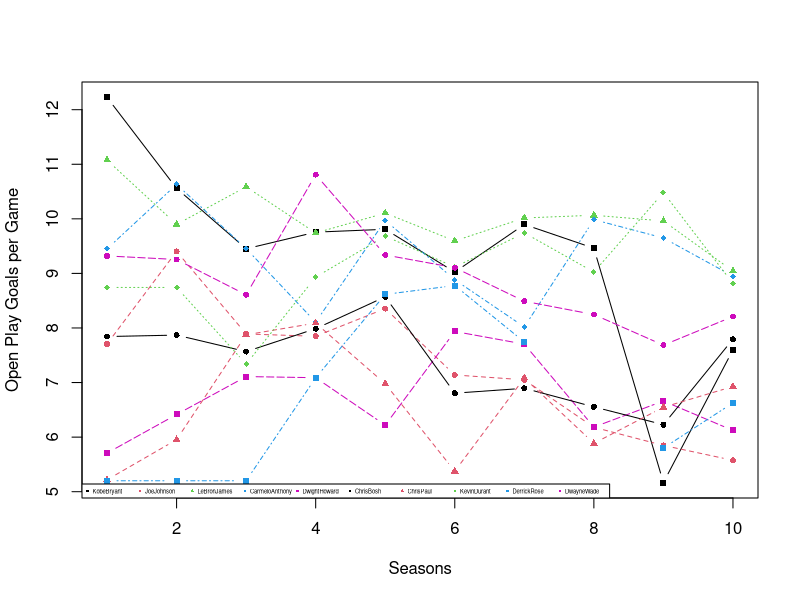
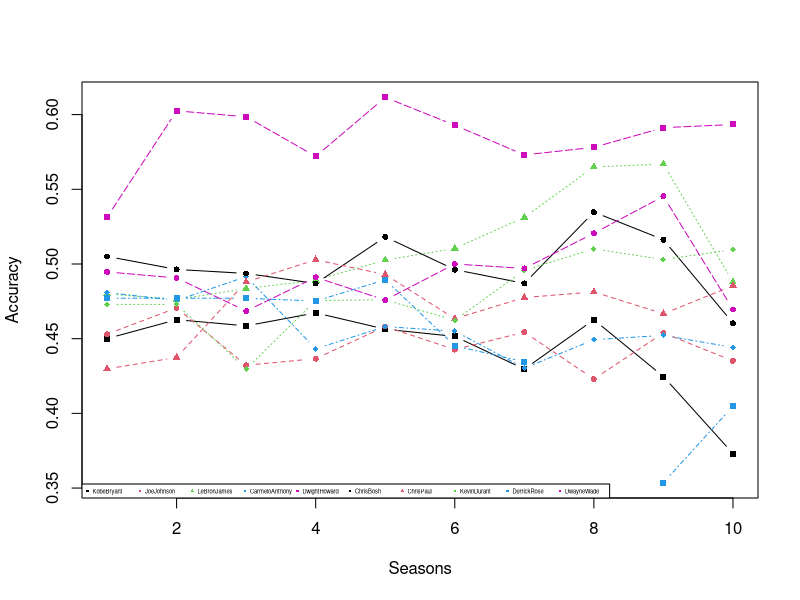
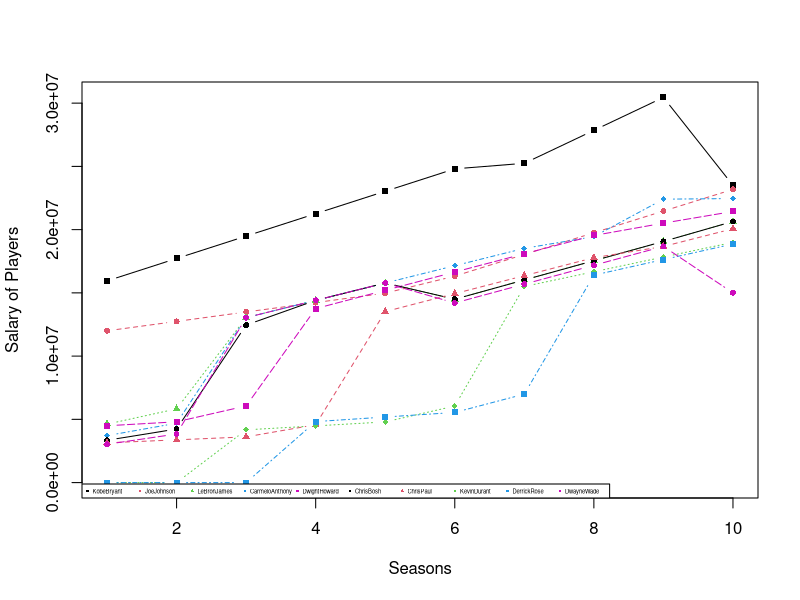
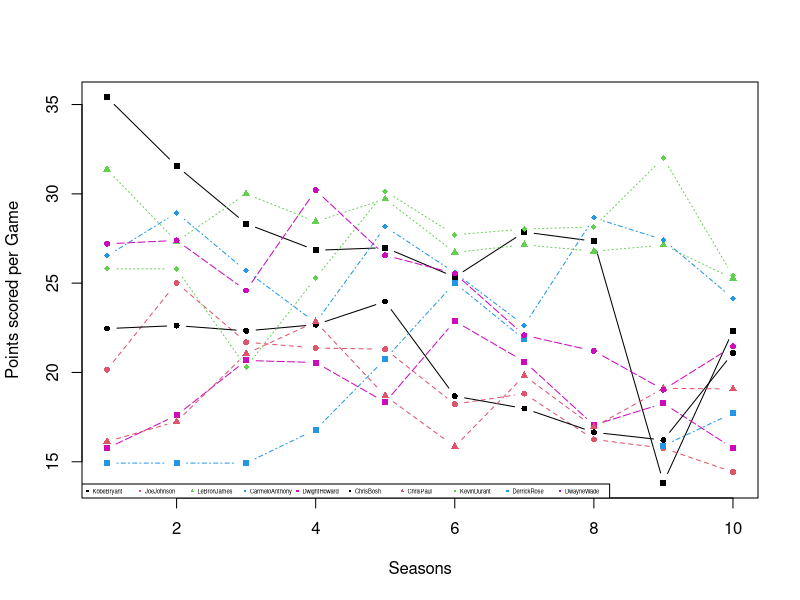
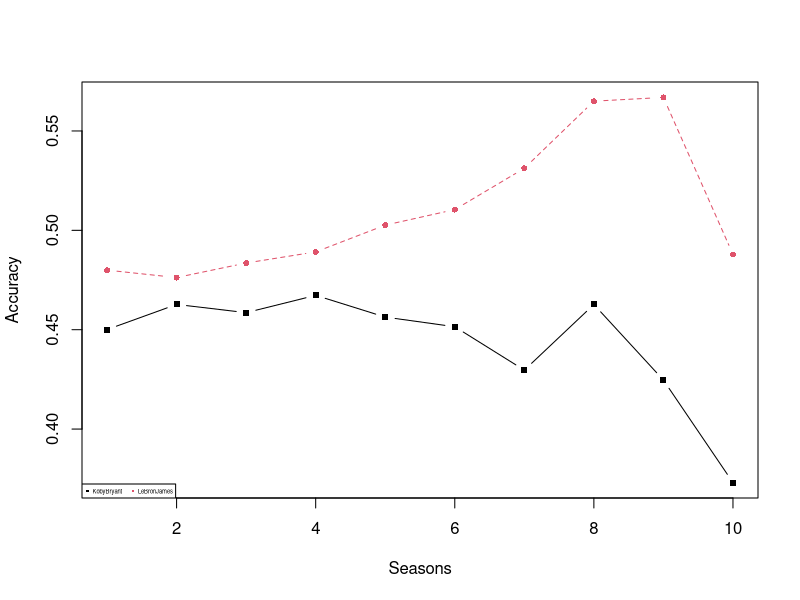
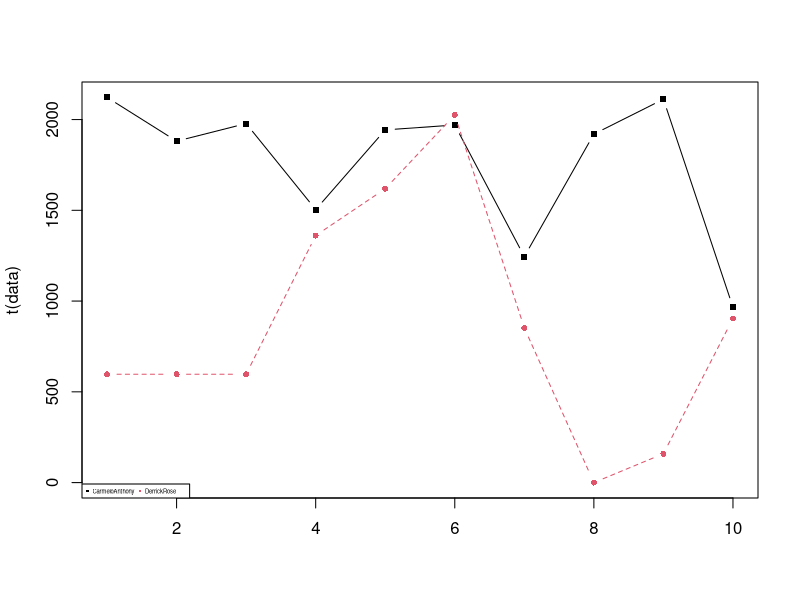
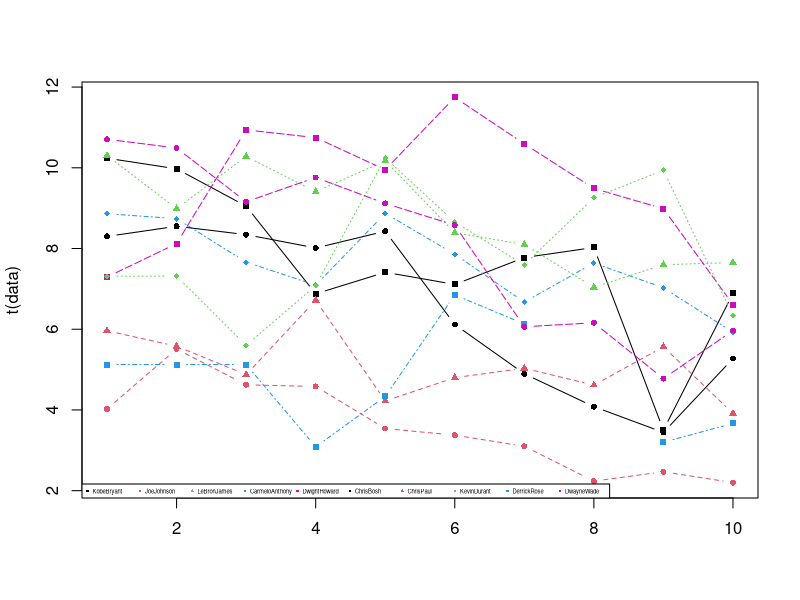
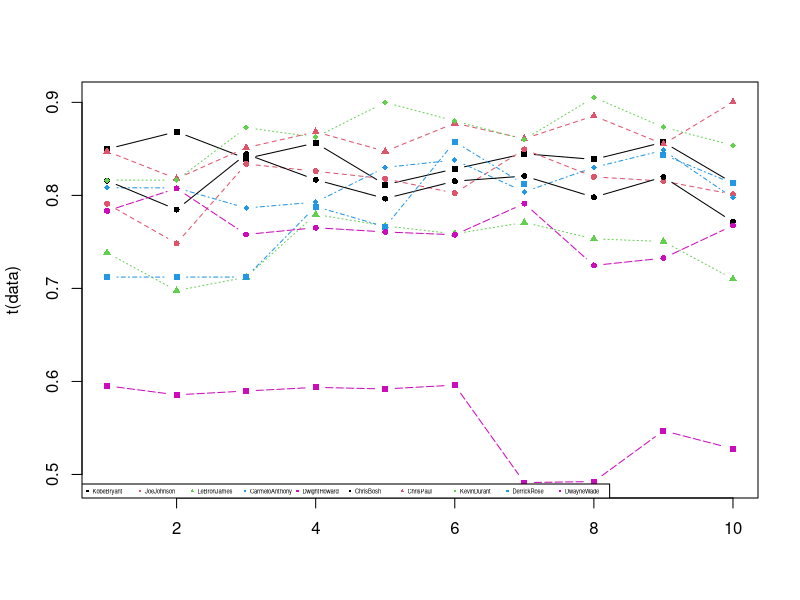

Generate these figures, in order, with R:
## ---- chunk 1
knitr::opts_chunk$set(echo = TRUE)
## ---- chunk 2
getwd()
setwd("/Users/abhinav/Downloads/essentials/projects/R prog/NBA records")
getwd()
## ---- chunk 3
#Seasons
Seasons <- c("2005","2006","2007","2008","2009","2010","2011","2012","2013","2014")

#Players
Players <- c("KobeBryant","JoeJohnson","LeBronJames","CarmeloAnthony","DwightHoward","ChrisBosh","ChrisPaul","KevinDurant","DerrickRose","DwayneWade")

#Salaries
KobeBryant_Salary <- c(15946875,17718750,19490625,21262500,23034375,24806250,25244493,27849149,30453805,23500000)
JoeJohnson_Salary <- c(12000000,12744189,13488377,14232567,14976754,16324500,18038573,19752645,21466718,23180790)
LeBronJames_Salary <- c(4621800,5828090,13041250,14410581,15779912,14500000,16022500,17545000,19067500,20644400)
CarmeloAnthony_Salary <- c(3713640,4694041,13041250,14410581,15779912,17149243,18518574,19450000,22407474,22458000)
DwightHoward_Salary <- c(4493160,4806720,6061274,13758000,15202590,16647180,18091770,19536360,20513178,21436271)
ChrisBosh_Salary <- c(3348000,4235220,12455000,14410581,15779912,14500000,16022500,17545000,19067500,20644400)
ChrisPaul_Salary <- c(3144240,3380160,3615960,4574189,13520500,14940153,16359805,17779458,18668431,20068563)
KevinDurant_Salary <- c(0,0,4171200,4484040,4796880,6053663,15506632,16669630,17832627,18995624)
DerrickRose_Salary <- c(0,0,0,4822800,5184480,5546160,6993708,16402500,17632688,18862875)
DwayneWade_Salary <- c(3031920,3841443,13041250,14410581,15779912,14200000,15691000,17182000,18673000,15000000)
#Matrix
Salary <- rbind(KobeBryant_Salary, JoeJohnson_Salary, LeBronJames_Salary, CarmeloAnthony_Salary, DwightHoward_Salary, ChrisBosh_Salary, ChrisPaul_Salary, KevinDurant_Salary, DerrickRose_Salary, DwayneWade_Salary)
rm(KobeBryant_Salary, JoeJohnson_Salary, CarmeloAnthony_Salary, DwightHoward_Salary, ChrisBosh_Salary, LeBronJames_Salary, ChrisPaul_Salary, DerrickRose_Salary, DwayneWade_Salary, KevinDurant_Salary)
colnames(Salary) <- Seasons
rownames(Salary) <- Players

#Games 
KobeBryant_G <- c(80,77,82,82,73,82,58,78,6,35)
JoeJohnson_G <- c(82,57,82,79,76,72,60,72,79,80)
LeBronJames_G <- c(79,78,75,81,76,79,62,76,77,69)
CarmeloAnthony_G <- c(80,65,77,66,69,77,55,67,77,40)
DwightHoward_G <- c(82,82,82,79,82,78,54,76,71,41)
ChrisBosh_G <- c(70,69,67,77,70,77,57,74,79,44)
ChrisPaul_G <- c(78,64,80,78,45,80,60,70,62,82)
KevinDurant_G <- c(35,35,80,74,82,78,66,81,81,27)
DerrickRose_G <- c(40,40,40,81,78,81,39,0,10,51)
DwayneWade_G <- c(75,51,51,79,77,76,49,69,54,62)
#Matrix
Games <- rbind(KobeBryant_G, JoeJohnson_G, LeBronJames_G, CarmeloAnthony_G, DwightHoward_G, ChrisBosh_G, ChrisPaul_G, KevinDurant_G, DerrickRose_G, DwayneWade_G)
rm(KobeBryant_G, JoeJohnson_G, CarmeloAnthony_G, DwightHoward_G, ChrisBosh_G, LeBronJames_G, ChrisPaul_G, DerrickRose_G, DwayneWade_G, KevinDurant_G)
colnames(Games) <- Seasons
rownames(Games) <- Players

#Minutes Played
KobeBryant_MP <- c(3277,3140,3192,2960,2835,2779,2232,3013,177,1207)
JoeJohnson_MP <- c(3340,2359,3343,3124,2886,2554,2127,2642,2575,2791)
LeBronJames_MP <- c(3361,3190,3027,3054,2966,3063,2326,2877,2902,2493)
CarmeloAnthony_MP <- c(2941,2486,2806,2277,2634,2751,1876,2482,2982,1428)
DwightHoward_MP <- c(3021,3023,3088,2821,2843,2935,2070,2722,2396,1223)
ChrisBosh_MP <- c(2751,2658,2425,2928,2526,2795,2007,2454,2531,1556)
ChrisPaul_MP <- c(2808,2353,3006,3002,1712,2880,2181,2335,2171,2857)
KevinDurant_MP <- c(1255,1255,2768,2885,3239,3038,2546,3119,3122,913)
DerrickRose_MP <- c(1168,1168,1168,3000,2871,3026,1375,0,311,1530)
DwayneWade_MP <- c(2892,1931,1954,3048,2792,2823,1625,2391,1775,1971)
#Matrix
MinutesPlayed <- rbind(KobeBryant_MP, JoeJohnson_MP, LeBronJames_MP, CarmeloAnthony_MP, DwightHoward_MP, ChrisBosh_MP, ChrisPaul_MP, KevinDurant_MP, DerrickRose_MP, DwayneWade_MP)
rm(KobeBryant_MP, JoeJohnson_MP, CarmeloAnthony_MP, DwightHoward_MP, ChrisBosh_MP, LeBronJames_MP, ChrisPaul_MP, DerrickRose_MP, DwayneWade_MP, KevinDurant_MP)
colnames(MinutesPlayed) <- Seasons
rownames(MinutesPlayed) <- Players

#Field Goals
KobeBryant_FG <- c(978,813,775,800,716,740,574,738,31,266)
JoeJohnson_FG <- c(632,536,647,620,635,514,423,445,462,446)
LeBronJames_FG <- c(875,772,794,789,768,758,621,765,767,624)
CarmeloAnthony_FG <- c(756,691,728,535,688,684,441,669,743,358)
DwightHoward_FG <- c(468,526,583,560,510,619,416,470,473,251)
ChrisBosh_FG <- c(549,543,507,615,600,524,393,485,492,343)
ChrisPaul_FG <- c(407,381,630,631,314,430,425,412,406,568)
KevinDurant_FG <- c(306,306,587,661,794,711,643,731,849,238)
DerrickRose_FG <- c(208,208,208,574,672,711,302,0,58,338)
DwayneWade_FG <- c(699,472,439,854,719,692,416,569,415,509)
#Matrix
FieldGoals <- rbind(KobeBryant_FG, JoeJohnson_FG, LeBronJames_FG, CarmeloAnthony_FG, DwightHoward_FG, ChrisBosh_FG, ChrisPaul_FG, KevinDurant_FG, DerrickRose_FG, DwayneWade_FG)
rm(KobeBryant_FG, JoeJohnson_FG, LeBronJames_FG, CarmeloAnthony_FG, DwightHoward_FG, ChrisBosh_FG, ChrisPaul_FG, KevinDurant_FG, DerrickRose_FG, DwayneWade_FG)
colnames(FieldGoals) <- Seasons
rownames(FieldGoals) <- Players

#Field Goal Attempts
KobeBryant_FGA <- c(2173,1757,1690,1712,1569,1639,1336,1595,73,713)
JoeJohnson_FGA <- c(1395,1139,1497,1420,1386,1161,931,1052,1018,1025)
LeBronJames_FGA <- c(1823,1621,1642,1613,1528,1485,1169,1354,1353,1279)
CarmeloAnthony_FGA <- c(1572,1453,1481,1207,1502,1503,1025,1489,1643,806)
DwightHoward_FGA <- c(881,873,974,979,834,1044,726,813,800,423)
ChrisBosh_FGA <- c(1087,1094,1027,1263,1158,1056,807,907,953,745)
ChrisPaul_FGA <- c(947,871,1291,1255,637,928,890,856,870,1170)
KevinDurant_FGA <- c(647,647,1366,1390,1668,1538,1297,1433,1688,467)
DerrickRose_FGA <- c(436,436,436,1208,1373,1597,695,0,164,835)
DwayneWade_FGA <- c(1413,962,937,1739,1511,1384,837,1093,761,1084)
#Matrix
FieldGoalAttempts <- rbind(KobeBryant_FGA, JoeJohnson_FGA, LeBronJames_FGA, CarmeloAnthony_FGA, DwightHoward_FGA, ChrisBosh_FGA, ChrisPaul_FGA, KevinDurant_FGA, DerrickRose_FGA, DwayneWade_FGA)
rm(KobeBryant_FGA, JoeJohnson_FGA, LeBronJames_FGA, CarmeloAnthony_FGA, DwightHoward_FGA, ChrisBosh_FGA, ChrisPaul_FGA, KevinDurant_FGA, DerrickRose_FGA, DwayneWade_FGA)
colnames(FieldGoalAttempts) <- Seasons
rownames(FieldGoalAttempts) <- Players

#Points
KobeBryant_PTS <- c(2832,2430,2323,2201,1970,2078,1616,2133,83,782)
JoeJohnson_PTS <- c(1653,1426,1779,1688,1619,1312,1129,1170,1245,1154)
LeBronJames_PTS <- c(2478,2132,2250,2304,2258,2111,1683,2036,2089,1743)
CarmeloAnthony_PTS <- c(2122,1881,1978,1504,1943,1970,1245,1920,2112,966)
DwightHoward_PTS <- c(1292,1443,1695,1624,1503,1784,1113,1296,1297,646)
ChrisBosh_PTS <- c(1572,1561,1496,1746,1678,1438,1025,1232,1281,928)
ChrisPaul_PTS <- c(1258,1104,1684,1781,841,1268,1189,1186,1185,1564)
KevinDurant_PTS <- c(903,903,1624,1871,2472,2161,1850,2280,2593,686)
DerrickRose_PTS <- c(597,597,597,1361,1619,2026,852,0,159,904)
DwayneWade_PTS <- c(2040,1397,1254,2386,2045,1941,1082,1463,1028,1331)
#Matrix
Points <- rbind(KobeBryant_PTS, JoeJohnson_PTS, LeBronJames_PTS, CarmeloAnthony_PTS, DwightHoward_PTS, ChrisBosh_PTS, ChrisPaul_PTS, KevinDurant_PTS, DerrickRose_PTS, DwayneWade_PTS)
rm(KobeBryant_PTS, JoeJohnson_PTS, LeBronJames_PTS, CarmeloAnthony_PTS, DwightHoward_PTS, ChrisBosh_PTS, ChrisPaul_PTS, KevinDurant_PTS, DerrickRose_PTS, DwayneWade_PTS)
colnames(Points) <- Seasons
rownames(Points) <- Players
## ---- chunk 4
matplot(t(FieldGoals/Games), type = "b", pch = 15:18, col = c(1:4, 6), cex = 0.8, 
        xlab = "Seasons", ylab = "Open Play Goals per Game")
legend("bottomleft", legend = Players, pch = 15:18, col = c(1:4, 6), cex = 0.35, horiz = T)
## ---- chunk 5
matplot(t(FieldGoals/FieldGoalAttempts), type = "b", pch = 15:18, col = c(1:4, 6), cex = 0.8, 
        xlab = "Seasons", ylab = "Accuracy")
legend("bottomleft", legend = Players, pch = 15:18, col = c(1:4, 6), cex = 0.35, horiz = T)
## ---- chunk 6
matplot(t(Salary), type = "b", pch = 15:18, col = c(1:4, 6), cex = 0.8, 
        xlab = "Seasons", ylab = "Salary of Players")
legend("bottomleft", legend = Players, pch = 15:18, col = c(1:4, 6), cex = 0.35, horiz = T)
## ---- chunk 7
matplot(t(Points/Games), type = "b", pch = 15:18, col = c(1:4, 6), cex = 0.8, 
        xlab = "Seasons", ylab = "Points scored per Game")
legend("bottomleft", legend = Players, pch = 15:18, col = c(1:4, 6), cex = 0.35, horiz = T)
## ---- chunk 8
subset1 <- FieldGoals[1,, drop=F]
subset2 <- FieldGoals[3,, drop=F]
subset3 <- rbind(subset1, subset2)
subset4 <- FieldGoalAttempts[c(1, 3),]
subset5 <- rbind(subset4)
matplot(t(subset3/subset5), type = "b", pch = 15:18, col = c(1:4, 6), cex = 0.8, 
        xlab = "Seasons", ylab = "Accuracy")
legend("bottomleft", legend = c("KobyBryant", "LeBronJames"), pch = 15:18, col = c(1:4, 6), cex = 0.35, horiz = T)
## ---- chunk 9
plt <- function(data , rows = 1:10)
{
  data <- data[rows,, drop=F]
  matplot(t(data), type = "b", pch = 15:18, col = c(1:4, 6), cex = 0.8)
  legend("bottomleft", legend = Players[rows], pch = 15:18, col = c(1:4, 6), 
         cex = 0.35, horiz = T)
}

plt(Points, c(4, 9)) #Use this function for more insights
## ---- chunk 10
KobeBryant_FT <- c(696,667,623,483,439,483,381,525,18,196)
JoeJohnson_FT <- c(261,235,316,299,220,195,158,132,159,141)
LeBronJames_FT <- c(601,489,549,594,593,503,387,403,439,375)
CarmeloAnthony_FT <- c(573,459,464,371,508,507,295,425,459,189)
DwightHoward_FT <- c(356,390,529,504,483,546,281,355,349,143)
ChrisBosh_FT <- c(474,463,472,504,470,384,229,241,223,179)
ChrisPaul_FT <- c(394,292,332,455,161,337,260,286,295,289)
KevinDurant_FT <- c(209,209,391,452,756,594,431,679,703,146)
DerrickRose_FT <- c(146,146,146,197,259,476,194,0,27,152)
DwayneWade_FT <- c(629,432,354,590,534,494,235,308,189,284)

FreeThrows <- rbind(KobeBryant_FT, JoeJohnson_FT, LeBronJames_FT, CarmeloAnthony_FT, DwightHoward_FT, ChrisBosh_FT, ChrisPaul_FT, KevinDurant_FT, DerrickRose_FT, DwayneWade_FT)

KobeBryant_FTA <- c(819,768,742,564,541,583,451,626,21,241)
JoeJohnson_FTA <- c(330,314,379,362,269,243,186,161,195,176)
LeBronJames_FTA <- c(814,701,771,762,773,663,502,535,585,528)
CarmeloAnthony_FTA <- c(709,568,590,468,612,605,367,512,541,237)
DwightHoward_FTA <- c(598,666,897,849,816,916,572,721,638,271)
ChrisBosh_FTA <- c(581,590,559,617,590,471,279,302,272,232)
ChrisPaul_FTA <- c(465,357,390,524,190,384,302,323,345,321)
KevinDurant_FTA <- c(256,256,448,524,840,675,501,750,805,171)
DerrickRose_FTA <- c(205,205,205,250,338,555,239,0,32,187)
DwayneWade_FTA <- c(803,535,467,771,702,652,297,425,258,370)

FreeThrowAttempts <- rbind(KobeBryant_FTA, JoeJohnson_FTA, LeBronJames_FTA, CarmeloAnthony_FTA, DwightHoward_FTA, ChrisBosh_FTA, ChrisPaul_FTA, KevinDurant_FTA, DerrickRose_FTA, DwayneWade_FTA)
## ---- chunk 11
plt(FreeThrowAttempts/Games)
## ---- chunk 12
plt(FreeThrows/FreeThrowAttempts)
## ---- chunk 13
plt((Points - FreeThrows)/FieldGoals, c(1,3))
